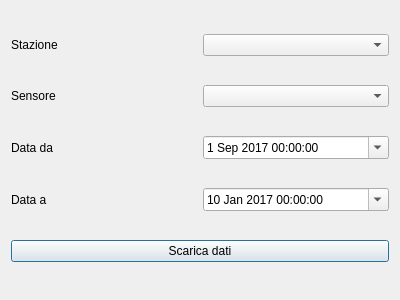
<?xml version="1.0" encoding="UTF-8"?>
<ui version="4.0">
 <class>Dialog</class>
 <widget class="QDialog" name="Dialog">
  <property name="geometry">
   <rect>
    <x>0</x>
    <y>0</y>
    <width>400</width>
    <height>300</height>
   </rect>
  </property>
  <property name="windowTitle">
   <string>Dialog</string>
  </property>
  <layout class="QGridLayout" name="gridLayout">
   <item row="0" column="0">
    <widget class="QLabel" name="label">
     <property name="text">
      <string>Stazione</string>
     </property>
    </widget>
   </item>
   <item row="0" column="1">
    <widget class="QComboBox" name="station_combo"/>
   </item>
   <item row="1" column="0">
    <widget class="QLabel" name="label_2">
     <property name="text">
      <string>Sensore</string>
     </property>
    </widget>
   </item>
   <item row="1" column="1">
    <widget class="QComboBox" name="sensor_combo"/>
   </item>
   <item row="2" column="0">
    <widget class="QLabel" name="label_3">
     <property name="text">
      <string>Data da</string>
     </property>
    </widget>
   </item>
   <item row="2" column="1">
    <widget class="QDateTimeEdit" name="date_from">
     <property name="date">
      <date>
       <year>2017</year>
       <month>9</month>
       <day>1</day>
      </date>
     </property>
     <property name="minimumDate">
      <date>
       <year>2017</year>
       <month>9</month>
       <day>1</day>
      </date>
     </property>
     <property name="calendarPopup">
      <bool>true</bool>
     </property>
    </widget>
   </item>
   <item row="3" column="0">
    <widget class="QLabel" name="label_4">
     <property name="text">
      <string>Data a</string>
     </property>
    </widget>
   </item>
   <item row="3" column="1">
    <widget class="QDateTimeEdit" name="date_to">
     <property name="date">
      <date>
       <year>2017</year>
       <month>1</month>
       <day>10</day>
      </date>
     </property>
     <property name="minimumDate">
      <date>
       <year>2016</year>
       <month>1</month>
       <day>1</day>
      </date>
     </property>
     <property name="calendarPopup">
      <bool>true</bool>
     </property>
    </widget>
   </item>
   <item row="4" column="0" colspan="2">
    <widget class="QPushButton" name="download_button">
     <property name="text">
      <string>Scarica dati</string>
     </property>
    </widget>
   </item>
  </layout>
 </widget>
 <resources/>
 <connections/>
</ui>
